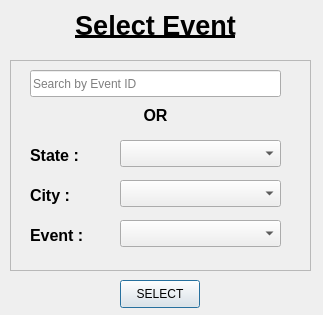
<?xml version="1.0" encoding="UTF-8"?>
<ui version="4.0">
 <class>selectEvent</class>
 <widget class="QDialog" name="selectEvent">
  <property name="geometry">
   <rect>
    <x>0</x>
    <y>0</y>
    <width>323</width>
    <height>315</height>
   </rect>
  </property>
  <property name="windowTitle">
   <string> </string>
  </property>
  <widget class="QFrame" name="frame">
   <property name="geometry">
    <rect>
     <x>10</x>
     <y>60</y>
     <width>301</width>
     <height>211</height>
    </rect>
   </property>
   <property name="frameShape">
    <enum>QFrame::StyledPanel</enum>
   </property>
   <property name="frameShadow">
    <enum>QFrame::Raised</enum>
   </property>
   <widget class="QComboBox" name="cityComboBox">
    <property name="geometry">
     <rect>
      <x>110</x>
      <y>120</y>
      <width>161</width>
      <height>27</height>
     </rect>
    </property>
   </widget>
   <widget class="QComboBox" name="eventComboBox">
    <property name="geometry">
     <rect>
      <x>110</x>
      <y>160</y>
      <width>161</width>
      <height>27</height>
     </rect>
    </property>
   </widget>
   <widget class="QComboBox" name="stateComboBox">
    <property name="geometry">
     <rect>
      <x>110</x>
      <y>80</y>
      <width>161</width>
      <height>27</height>
     </rect>
    </property>
   </widget>
   <widget class="QLabel" name="cityLabel">
    <property name="geometry">
     <rect>
      <x>20</x>
      <y>120</y>
      <width>111</width>
      <height>31</height>
     </rect>
    </property>
    <property name="text">
     <string>&lt;html&gt;&lt;head/&gt;&lt;body&gt;&lt;p&gt;&lt;span style=&quot; font-size:12pt; font-weight:600;&quot;&gt;City : &lt;/span&gt;&lt;/p&gt;&lt;/body&gt;&lt;/html&gt;</string>
    </property>
   </widget>
   <widget class="QLabel" name="eventLabel">
    <property name="geometry">
     <rect>
      <x>20</x>
      <y>160</y>
      <width>161</width>
      <height>31</height>
     </rect>
    </property>
    <property name="text">
     <string>&lt;html&gt;&lt;head/&gt;&lt;body&gt;&lt;p&gt;&lt;span style=&quot; font-size:12pt; font-weight:600;&quot;&gt;Event :&lt;/span&gt;&lt;/p&gt;&lt;/body&gt;&lt;/html&gt;</string>
    </property>
   </widget>
   <widget class="QLabel" name="stateLabel">
    <property name="geometry">
     <rect>
      <x>20</x>
      <y>80</y>
      <width>111</width>
      <height>31</height>
     </rect>
    </property>
    <property name="text">
     <string>&lt;html&gt;&lt;head/&gt;&lt;body&gt;&lt;p&gt;&lt;span style=&quot; font-size:12pt; font-weight:600;&quot;&gt;State : &lt;/span&gt;&lt;/p&gt;&lt;/body&gt;&lt;/html&gt;</string>
    </property>
   </widget>
   <widget class="QLabel" name="ORLabel">
    <property name="geometry">
     <rect>
      <x>90</x>
      <y>40</y>
      <width>111</width>
      <height>31</height>
     </rect>
    </property>
    <property name="text">
     <string>&lt;html&gt;&lt;head/&gt;&lt;body&gt;&lt;p&gt;&lt;span style=&quot; font-size:12pt; font-weight:600;&quot;&gt;OR&lt;/span&gt;&lt;/p&gt;&lt;/body&gt;&lt;/html&gt;</string>
    </property>
    <property name="alignment">
     <set>Qt::AlignCenter</set>
    </property>
   </widget>
   <widget class="QLineEdit" name="searchByID">
    <property name="geometry">
     <rect>
      <x>20</x>
      <y>10</y>
      <width>251</width>
      <height>27</height>
     </rect>
    </property>
    <property name="placeholderText">
     <string>Search by Event ID</string>
    </property>
   </widget>
  </widget>
  <widget class="QLabel" name="title">
   <property name="geometry">
    <rect>
     <x>10</x>
     <y>0</y>
     <width>291</width>
     <height>51</height>
    </rect>
   </property>
   <property name="text">
    <string>&lt;html&gt;&lt;head/&gt;&lt;body&gt;&lt;p align=&quot;center&quot;&gt;&lt;span style=&quot; font-size:20pt; font-weight:600; text-decoration: underline;&quot;&gt;Select Event&lt;/span&gt;&lt;/p&gt;&lt;/body&gt;&lt;/html&gt;</string>
   </property>
  </widget>
  <widget class="QPushButton" name="selectButton">
   <property name="geometry">
    <rect>
     <x>120</x>
     <y>280</y>
     <width>80</width>
     <height>28</height>
    </rect>
   </property>
   <property name="text">
    <string>SELECT</string>
   </property>
  </widget>
 </widget>
 <resources/>
 <connections/>
</ui>
